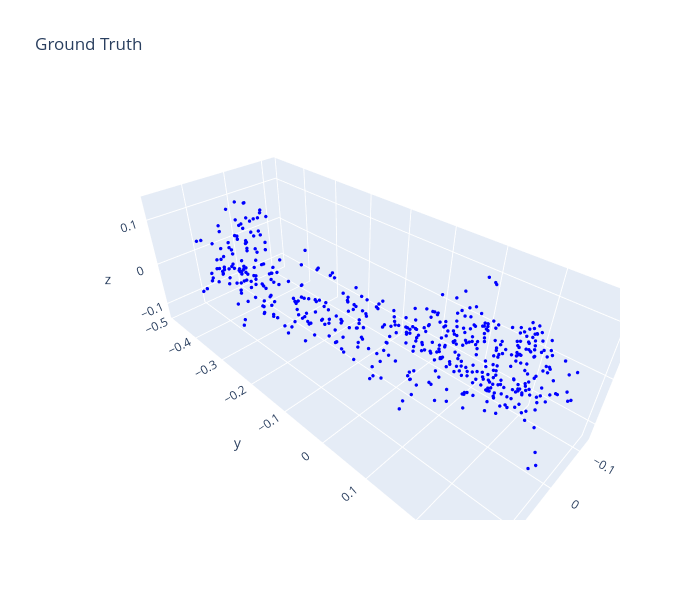
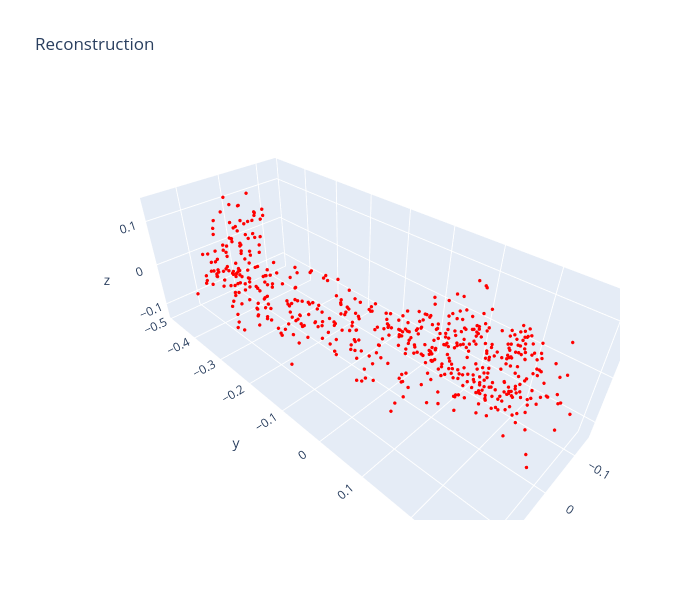

Write notebook code for charts like these, in order.
### Code cell
## Reconstruction Visualization - Ground Truth vs Prediction

model.eval()
with torch.no_grad():
    sample = train_dataset[2]
    pointcloud = sample['pointcloud'].unsqueeze(0).to(device)
    query_points = sample['query_points'].unsqueeze(0).to(device)
    occ_gt = sample['occupancy'].unsqueeze(0).to(device)

    c = model.encode_inputs(pointcloud)
    z = torch.empty(1, 0, device=device)
    logits = model.decode(query_points, z, c).logits
    occ_pred = torch.sigmoid(logits)

occ_gt_np = occ_gt.squeeze().cpu().numpy()
occ_pred_np = occ_pred.squeeze().cpu().numpy()
query_points_np = query_points.squeeze().cpu().numpy()

# Use adaptive threshold based on quantiles
gt_threshold = np.quantile(occ_gt_np, 0.5)
pred_threshold = np.quantile(occ_pred_np, 0.5)

gt_mask = occ_gt_np > gt_threshold
pred_mask = occ_pred_np > pred_threshold

print(f"GT threshold: {gt_threshold:.4f}, GT points: {gt_mask.sum()}")
print(f"Pred threshold: {pred_threshold:.4f}, Pred points: {pred_mask.sum()}")

# Ground Truth Plot
fig1 = go.Figure(data=[go.Scatter3d(x=query_points_np[gt_mask, 0], y=query_points_np[gt_mask, 1],
                                     z=query_points_np[gt_mask, 2], mode='markers',
                                     marker=dict(size=2, color='blue'))])
fig1.update_layout(title='Ground Truth', scene_aspectmode='data', width=700, height=600)
fig1.show()

# Reconstruction Plot
fig2 = go.Figure(data=[go.Scatter3d(x=query_points_np[pred_mask, 0], y=query_points_np[pred_mask, 1],
                                     z=query_points_np[pred_mask, 2], mode='markers',
                                     marker=dict(size=2, color='red'))])
fig2.update_layout(title='Reconstruction', scene_aspectmode='data', width=700, height=600)
fig2.show()

### Figure 1 — Plotly figure (JSON) as saved in the notebook; plotly's stock layout.template omitted (floating-point values rounded to 4 significant figures; data arrays with more than 128 entries replaced by an {"elided": "..."} marker saying what was removed)
{"data": [{"marker": {"color": "blue", "size": 2}, "mode": "markers", "type": "scatter3d", "x": {"elided": "3000 float values"}, "y": {"elided": "3000 float values"}, "z": {"elided": "3000 float values"}}], "layout": {"height": 600, "scene": {"aspectmode": "data"}, "title": {"text": "Ground Truth"}, "width": 700}}

### Figure 2 — Plotly figure (JSON) as saved in the notebook; plotly's stock layout.template omitted (floating-point values rounded to 4 significant figures; data arrays with more than 128 entries replaced by an {"elided": "..."} marker saying what was removed)
{"data": [{"marker": {"color": "red", "size": 2}, "mode": "markers", "type": "scatter3d", "x": {"elided": "2999 float values"}, "y": {"elided": "2999 float values"}, "z": {"elided": "2999 float values"}}], "layout": {"height": 600, "scene": {"aspectmode": "data"}, "title": {"text": "Reconstruction"}, "width": 700}}
